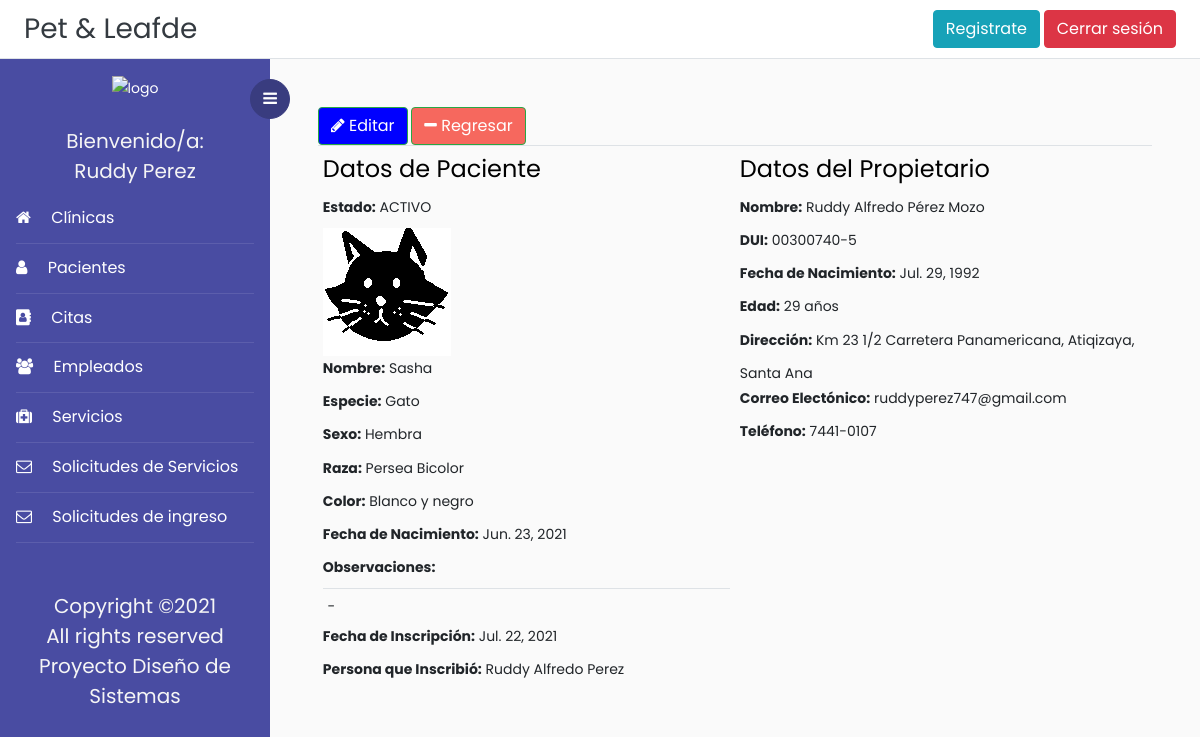
Page /detallePaciente/1 (signed in) on the earlier database version.
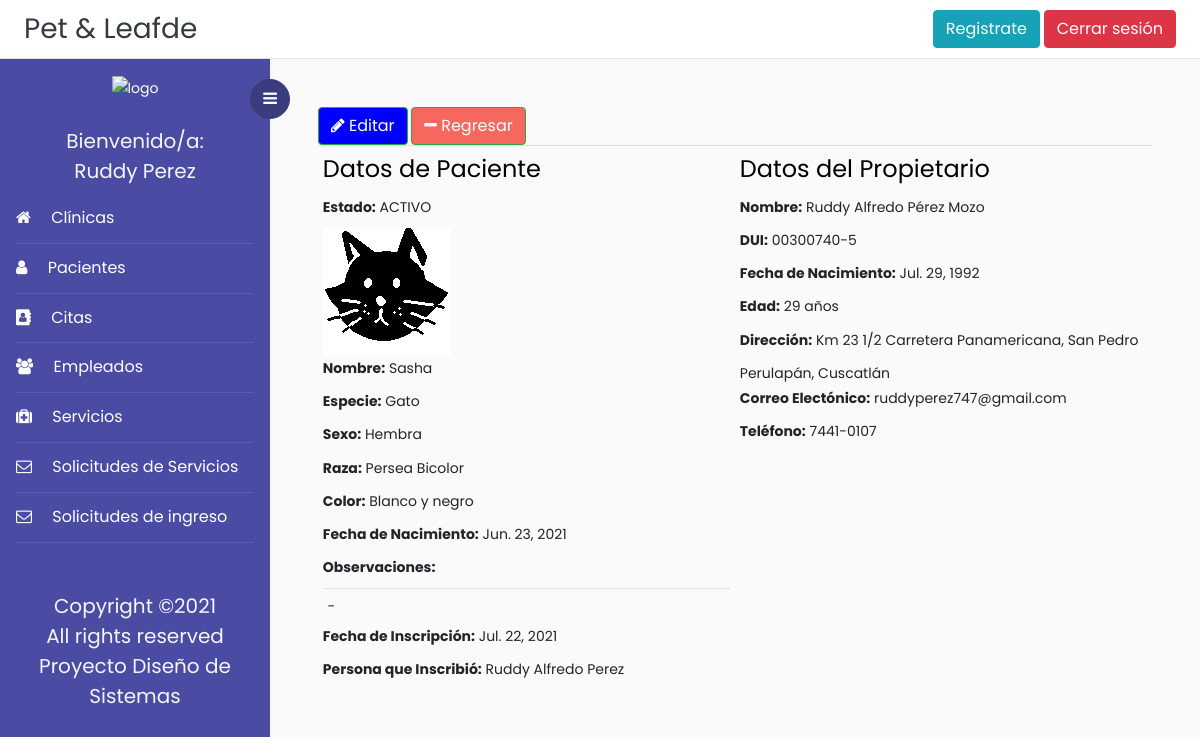
Same page on the later database version.
### Veterinaria/models.py (models this page shows, shortened)
class Paciente(models.Model):
    id = models.AutoField(primary_key=True)
    foto = models.ImageField(upload_to='fotos', null = True)
    nombrePac = models.CharField(max_length=50,help_text="", validators=[solo_Letras])
    SEXO = (('m','Macho'),('h', 'Hembra'))# Estructura para la selección del sexo del paciente
    sexo = models.CharField(max_length=10, choices=SEXO, blank=True, help_text='')
    especie = models.CharField(max_length=50, help_text="", validators=[solo_Letras])
    raza = models.CharField(max_length=50,help_text="", validators=[solo_Letras])
    color = models.CharField(max_length=50,help_text="", validators=[solo_Letras])
    fechaNacimPac = models.DateField(null=False, blank=True, validators=[validar_Fecha])
    observaciones = models.CharField(max_length=500, null = True, blank=True)
    fechaInscrip = models.DateField(auto_now_add = True)# fecha de inscripcion del paciente
    personaInscrip = models.CharField(max_length=70,help_text="", validators=[solo_Letras])
    activo = models.BooleanField(blank=True,  default=1)
    propietario = models.ForeignKey('Propietario', on_delete = models.SET_NULL, null=True)

class Propietario(models.Model):
    dui = models.CharField(max_length=10, help_text="########-#", primary_key=True,validators=[formato_Dui])
    nombre = models.CharField(max_length=100, validators=[solo_Letras])
    apellido = models.CharField(max_length=100, validators=[solo_Letras])
    fechaNacim = models.DateField(validators=[validar_Fecha])
    edad = models.IntegerField(help_text="Se calculará automaticamente",validators=[solo_Numeros])
    direccion = models.CharField(max_length=100,help_text="Calle, Colonia, Cantón ...")
    departamento = models.ForeignKey('Departamento', on_delete = models.SET_NULL, null=True)
    municipio = models.ForeignKey('Municipio', on_delete = models.SET_NULL, null=True)
    correo = models.CharField(max_length=50,help_text="")
    telefono = models.CharField(max_length=9,help_text="####-####",validators=[formato_Telefono])
    def __str__(self): #Para que retorne el nombre y no el Id
        return self.nombre + " " + self.apellido

class Municipio(models.Model):
    id = models.IntegerField(primary_key = True)
    nombre = models.CharField(max_length = 100, help_text = "Ingrese un municipio")
    departamento = models.ForeignKey('Departamento', on_delete = models.CASCADE)
    def __str__(self):
        return self.nombre

class Departamento(models.Model):
    id = models.IntegerField(primary_key = True)
    nombre = models.CharField(max_length = 100, help_text = "Ingrese un departamento")
    def __str__(self):
        return self.nombre

### Veterinaria/views.py (the view)
# urls.py: path('detallePaciente/<int:pk>', login_required(DetallePaciente), name='detalle_paciente'),
def DetallePaciente(request,pk):
    paciente = Paciente.objects.get(id = pk)
    consultas = Consulta.objects.filter(pacienteId_id = paciente.id).first() # Vemos si tiene almenos 1 consulta
    citas = Cita.objects.filter(pacienteId_id = paciente.id).first() # Vemos si tiene almenos 1 cita
    vacunas = Vacuna.objects.filter(paciente_id = paciente.id).first() # Vemos si tiene almenos 1 vacuna
    if consultas or citas or vacunas: # Si tiene almenos 1 cita y/o 1 consulta y/o vacuna
        borrar = 0 #No lo podremos borrar
    else:
        borrar = 1 # Si no tiene ni una cita y consulta, si se podrá borrar
    return render(request, 'Plantillas/detallePaciente.html', {'paciente':paciente,'borrar':borrar})

### Veterinaria/templates/Plantillas/detallePaciente.html (shortened to what this page needs)
{% extends 'base.html' %}
{% block content %}
<div>
    <a href="{% url 'modificar_paciente' paciente.pk %}" class="btn btn-success" style="color:white; background-color:blue"><i class="fa fa-pencil" aria-hidden="true"></i> Editar</a>
    <a href="javascript: history.go(-1)" class="btn btn-success" style="color:white; background-color:#f6685e"><i class="fa fa-minus" aria-hidden="true"></i> Regresar</a>
</div>
<table  class="table table-sm">
<tr>
<td width="300">
    <div>
        <h4>Datos de Paciente</h4>
    </div>
    <div>
        <B><label>Estado: </label></B> {% if paciente.activo == True %} ACTIVO {% else %} INACTIVO {% endif %}
    </div>
    <div>
        <img src=" {{ paciente.foto.url }}"/>
    </div>
    <div>
        <B><label>Nombre: </label></B>    {{paciente.nombrePac}}
    </div>
    <div>
        <B><label>Especie: </label></B>    {{paciente.especie}}
    </div>
    <div>
        <B><label>Sexo: </label></B>    {% if paciente.sexo == 'h' %}Hembra{%else%}Macho{%endif%}
    </div>
    <div>
        <B><label>Raza: </label></B>    {{paciente.raza}}
    </div>
    <div>
        <B><label>Color: </label></B>    {{paciente.color}}
    </div>
    <div>
        <B><label>Fecha de Nacimiento: </label></B>    {{paciente.fechaNacimPac}}
    </div>
    <div>
        <B><label>Observaciones: </label></B><br>
        <table>
            <tr>
                <td width="800">
                    {% if paciente.observaciones == None %}
                        -
                    {%else%}
                        <p>{{paciente.observaciones}}</p>
                    {%endif%}
                </td>
            </tr>
        </table>
    </div>
    <div>
        <B><label>Fecha de Inscripción: </label></B>    {{paciente.fechaInscrip}}
    </div>
    <div>
        <B><label>Persona que Inscribió: </label></B>    {{paciente.personaInscrip}}
    </div>
</td>
<td width="300">
    <div>
        <h4>Datos del Propietario</h4>
    </div>
    <div>
        <B><label>Nombre: </label></B>    {{paciente.propietario}}
    </div>
    <div>
        <B><label>DUI: </label></B>    {{paciente.propietario.dui}}
    </div>
    <div>
        <B><label>Fecha de Nacimiento: </label></B>    {{paciente.propietario.fechaNacim}}
    </div>
    <div>
        <B><label>Edad: </label></B>    {{paciente.propietario.edad}} años
    </div>
    <div>
        <B><label>Dirección: </label></B>    {{paciente.propietario.direccion}}, {{paciente.propietario.municipio}}, {{paciente.propietario.departamento}}
    </div>
    <div>
        <B><label>Correo Electónico: </label></B>    {{paciente.propietario.correo}}
    </div>
    <div>
        <B><label>Teléfono: </label></B>    {{paciente.propietario.telefono}}
    </div>
</td>
</tr>
</table>
{% endblock content%}

Differences in the rows shown:
changed through a linked row, Paciente "Sasha": propietario.municipio "Atiqizaya" → "San Pedro Perulapán"; propietario.departamento "Santa Ana" → "Cuscatlán"
